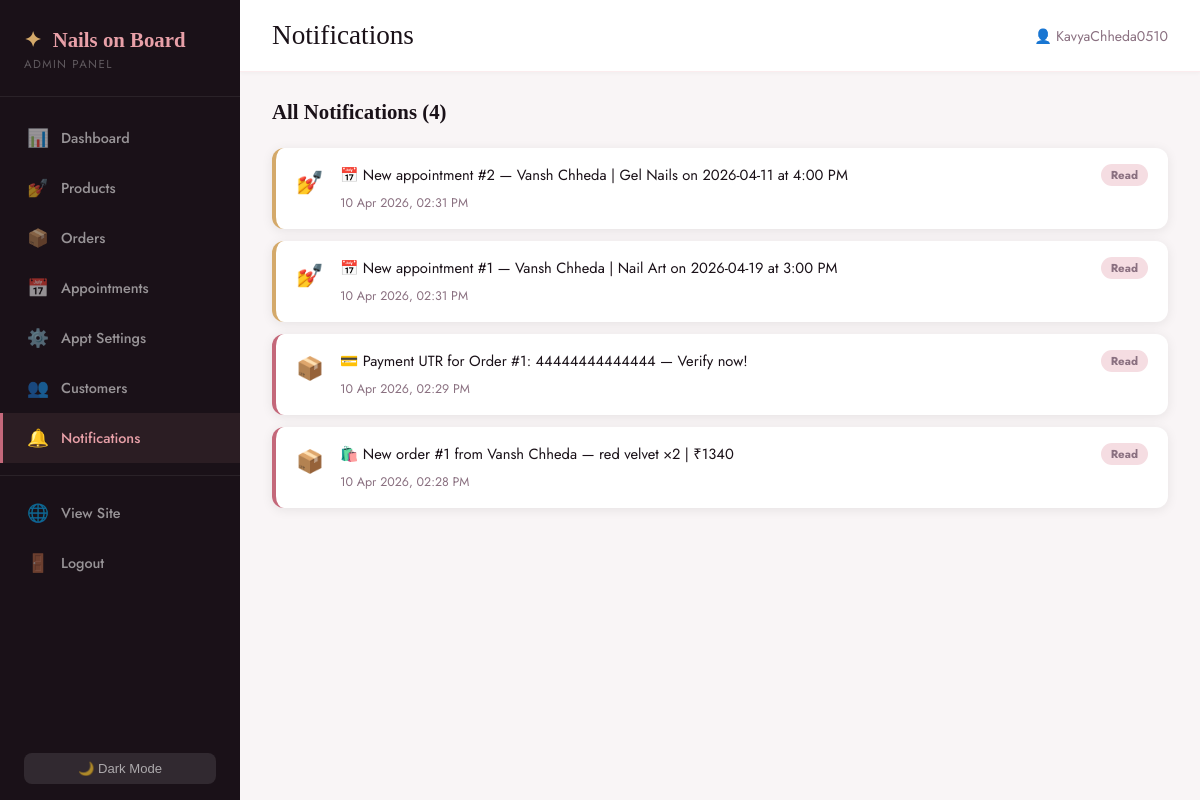
Screenshot of /admin/notifications (signed in) with the database file from the repository.
### app.py (models this page shows)
class Notification(db.Model):
    id             = db.Column(db.Integer, primary_key=True)
    message        = db.Column(db.Text, nullable=False)
    type           = db.Column(db.String(20), default='info')
    is_read        = db.Column(db.Boolean, default=False)
    target         = db.Column(db.String(20), default='admin')
    customer_email = db.Column(db.String(120), nullable=True)
    created_at     = db.Column(db.DateTime, default=datetime.utcnow)

### app.py (the view)
@app.route('/admin/notifications')
@admin_required
def admin_notifications():
    notifs = Notification.query.filter_by(target='admin').order_by(Notification.created_at.desc()).all()
    for n in notifs: n.is_read = True
    db.session.commit()
    return render_template('admin/notifications.html', notifs=notifs)

### app.py (called while the page is built)
def admin_required(f):
    from functools import wraps
    @wraps(f)
    def d(*a, **kw):
        if not session.get('admin_logged_in'):
            flash('Please log in as admin.', 'error')
            return redirect(url_for('admin_login'))
        return f(*a, **kw)
    return d

### templates/admin/notifications.html (shortened to what this page needs)
{% extends "admin/base_admin.html" %}
{% block page_title %}Notifications{% endblock %}
{% block content %}
<div class="panel-header mb-4">
  <h2>All Notifications ({{ notifs|length }})</h2>
</div>
{% if notifs %}
<div class="notif-list">
  {% for n in notifs %}
  <div class="notif-item notif-{{ n.type }}">
    <div class="notif-icon">
      {% if n.type == 'order' %}📦{% elif n.type == 'appointment' %}💅{% else %}ℹ️{% endif %}
    </div>
    <div class="notif-body">
      <p>{{ n.message }}</p>
      <small>{{ n.created_at.strftime('%d %b %Y, %I:%M %p') }}</small>
    </div>
    <div class="notif-badge {% if n.is_read %}read{% else %}unread{% endif %}">
      {% if n.is_read %}Read{% else %}New{% endif %}
    </div>
  </div>
  {% endfor %}
</div>
{% else %}
<div class="empty-state-admin"><p>No notifications yet.</p></div>
{% endif %}
{% endblock %}

### static/css/admin.css (style rules this page uses)
:root { --rose: #e8a0a8; --deep-rose: #c4687a; --blush: #f5dde2; --cream: #fdf8f5; --dark: #1a1118; --mid: #4a3040; --muted: #8a7080; --white: #ffffff; --gold: #d4a96a; --sidebar-w: 240px; --admin-bg: #f9f5f6; --shadow: 0 2px 12px rgba(0,0,0,0.08); }
*, *::before, *::after { box-sizing: border-box; margin: 0; padding: 0; }
body { font-family: 'Jost', sans-serif; background: var(--admin-bg); color: var(--dark); }
.admin-body { display: flex; min-height: 100vh; }
.panel-header { display: flex; justify-content: space-between; align-items: center; margin-bottom: 18px; }
.panel-header h2 { font-family: 'Cormorant Garamond', serif; font-size: 1.3rem; font-weight: 600; color: var(--dark); }
.mb-4 { margin-bottom: 24px; }
.notif-list { display: flex; flex-direction: column; gap: 12px; }
.notif-item { display: flex; align-items: flex-start; gap: 16px; background: var(--white); border-radius: 12px; padding: 16px 20px; box-shadow: var(--shadow); border-left: 4px solid var(--rose); }
.notif-item.notif-order { border-left-color: var(--deep-rose); }
.notif-item.notif-appointment { border-left-color: var(--gold); }
.notif-icon { font-size: 1.4rem; flex-shrink: 0; margin-top: 2px; }
.notif-body { flex: 1; }
.notif-body p { color: var(--dark); font-size: 0.92rem; line-height: 1.5; margin-bottom: 4px; }
.notif-body small { color: var(--muted); font-size: 0.78rem; }
.notif-badge { margin-left: auto; font-size: 0.72rem; font-weight: 700; padding: 3px 10px; border-radius: 20px; flex-shrink: 0; }
.notif-badge.read { background: var(--blush); color: var(--muted); }

### rows the page displays
Notification: message "📅 New appointment #2 — Vansh Chheda | Gel Nails on 2026-04-11 at 4:00 PM", created_at "10 Apr 2026, 02:31 PM", is_read "Read"
Notification: message "📅 New appointment #1 — Vansh Chheda | Nail Art on 2026-04-19 at 3:00 PM", created_at "10 Apr 2026, 02:31 PM", is_read "Read"
Notification: message "💳 Payment UTR for Order #1: 44444444444444 — Verify now!", created_at "10 Apr 2026, 02:29 PM", is_read "Read"
Notification: message "🛍️ New order #1 from Vansh Chheda — red velvet ×2 | ₹1340", created_at "10 Apr 2026, 02:28 PM", is_read "Read"

### other values shown
{{ session.admin_username }} "KavyaChheda0510"
{{ notifs|length }} "4"
